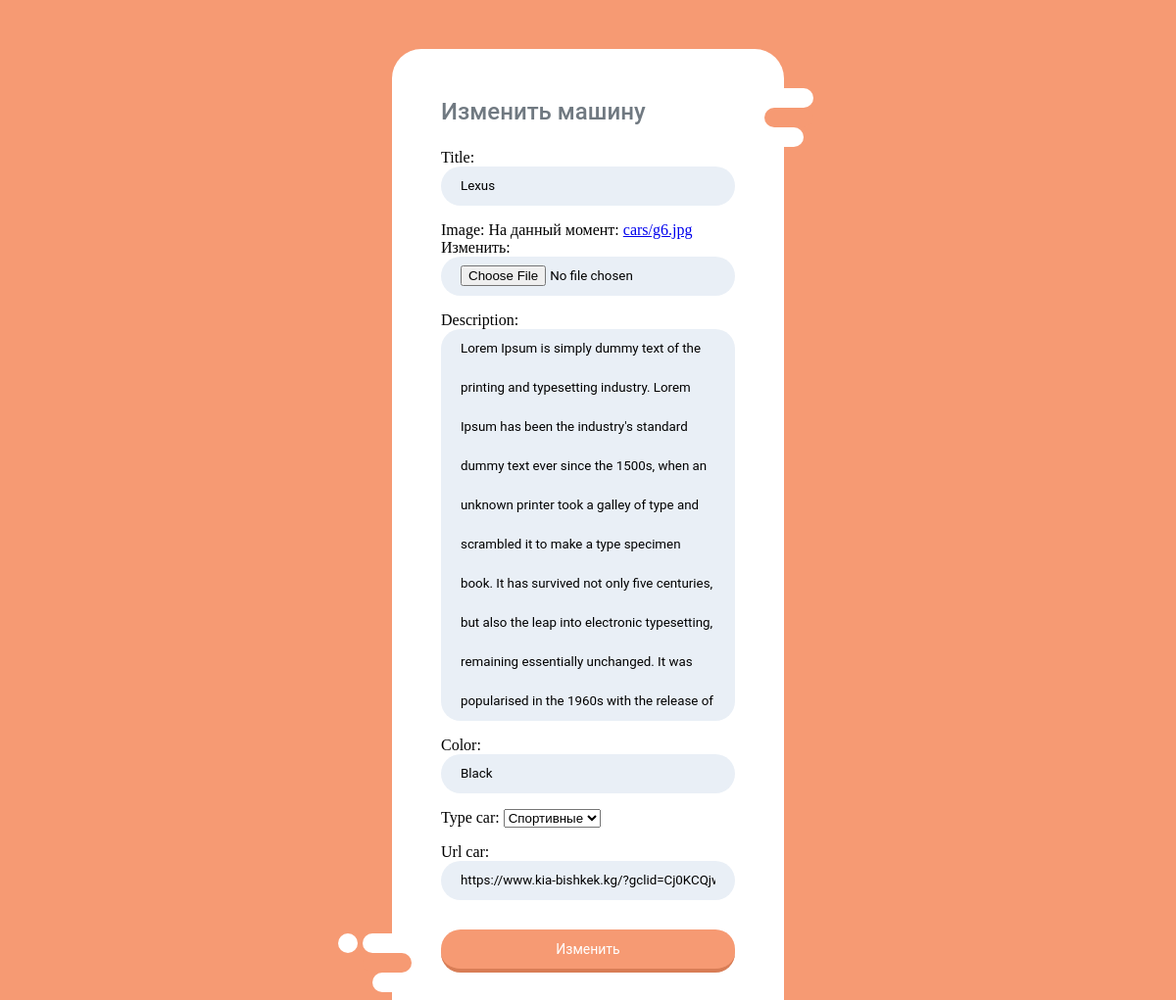
The page /cars_detail/1/update/ on the database as committed earlier.
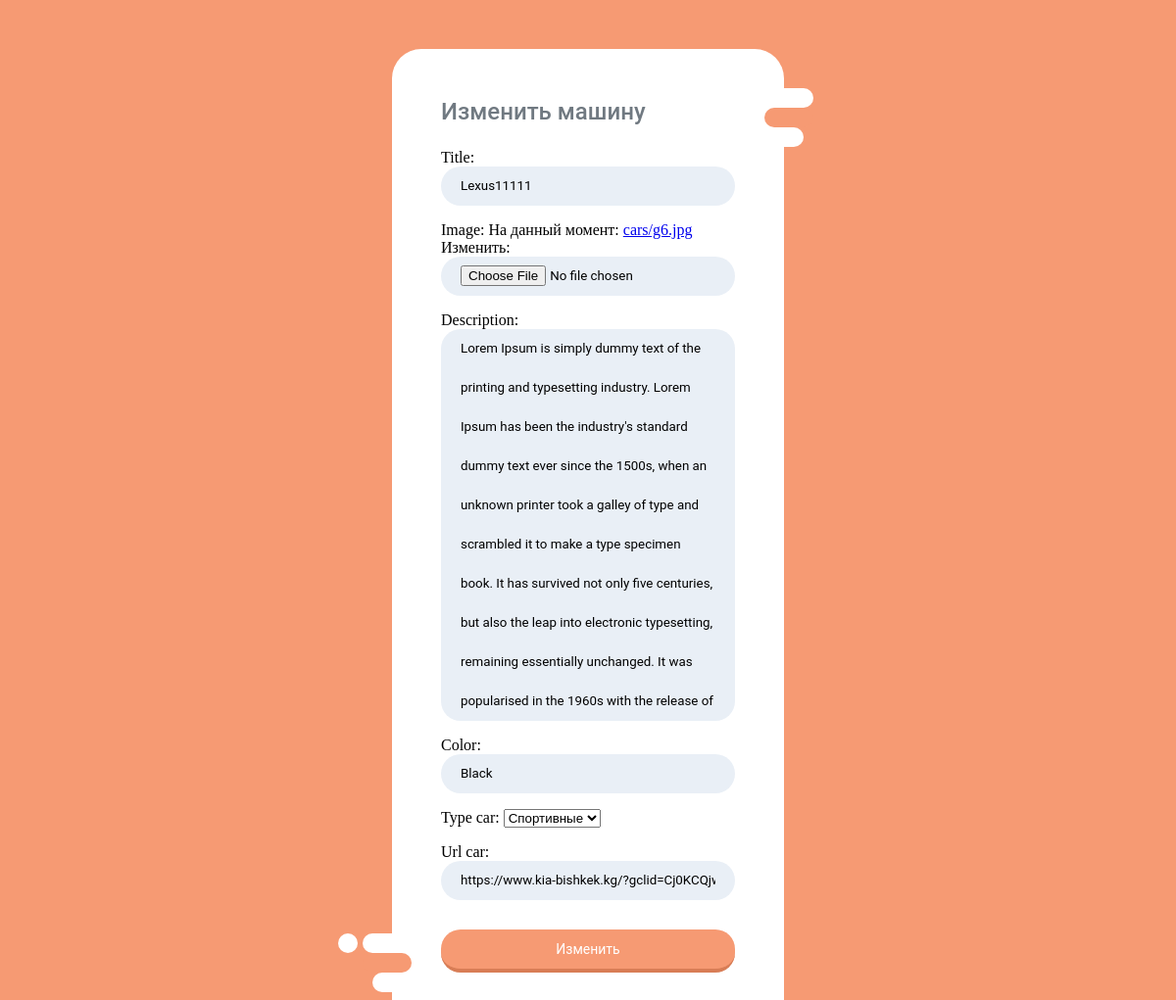
The same page on the database as committed later.
### cars/models.py (models this page shows, shortened)
class Cars(models.Model):
    TYPE_CAR = (
        ('Олдовые', 'Олдовые'),
        ('Спортивные', 'Спортивные'),
        ('Грузовые', 'Грузовые')
    )
    title = models.CharField(max_length=100)
    image = models.ImageField(upload_to='cars/')
    description = models.TextField()
    color = models.CharField(max_length=100)
    type_car = models.CharField(max_length=100, choices=TYPE_CAR)
    url_car = models.URLField()
    created_at = models.DateTimeField(auto_now_add=True)

### cars/views.py (the view, shortened to what this page needs)
# urls.py: path('cars_detail/<int:id>/update/', views.UpdateCarView.as_view(), name='cars_update'),
class UpdateCarView(generic.UpdateView):
    template_name = 'cars/crud/update_car.html'
    form_class = forms.CarsForm
    success_url = '/cars/'
    def get_object(self, **kwargs):
        car_id = self.kwargs.get('id')
        return get_object_or_404(models.Cars, id=car_id)

### cars/forms.py
class CarsForm(forms.ModelForm):
    class Meta:
        model = models.Cars
        fields = "__all__"

### templates/cars/crud/update_car.html (shortened to what this page needs)
{% load static %}
<!DOCTYPE html>
<html lang="en">
<head>
    <link rel="stylesheet" href="{% static 'css/style_crud.css' %}">
</head>
<body>
<form class="decor"  method="post" enctype="multipart/form-data">
<div class="form-left-decoration"></div>
<div class="form-right-decoration"></div>
<div class="circle"></div>
<div class="form-inner">
<h3>Изменить машину</h3>
  {{ form.as_p }}
<input type="submit" value="Изменить">
</div>
</form>
</body>
</html>

Rows that differ between the two databases and show on the page:
changed Cars "Black": title "Lexus" → "Lexus11111"
